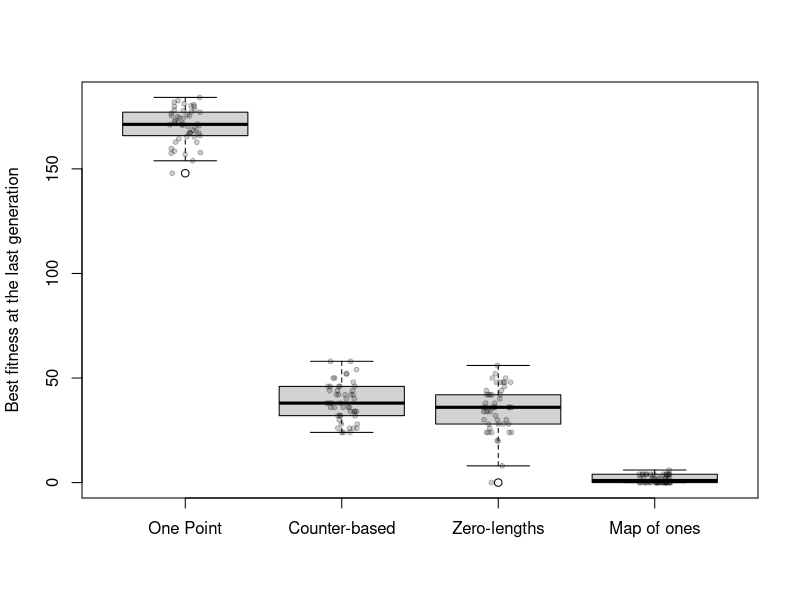
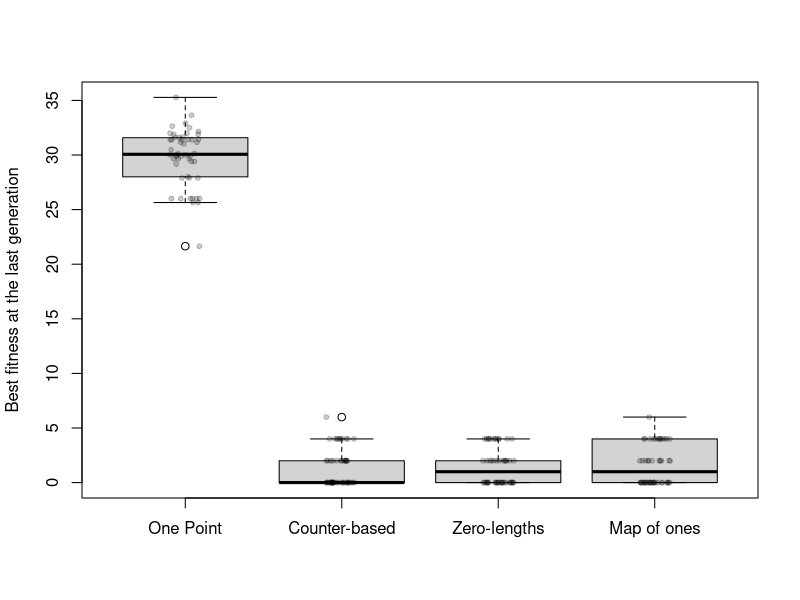
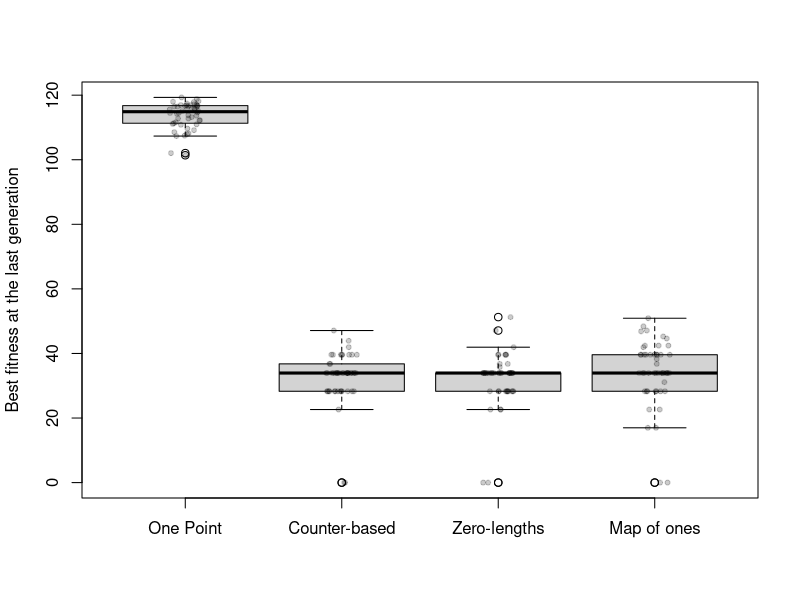

Write R code to recreate these figures, in order.
data <- read.csv("all_results.csv", header=FALSE, sep="\t")
names <- c("One Point", "Counter-based", "Zero-lengths", "Map of ones")

pdf("plot-oa_16_15_2_4.pdf")
boxplot(data[1:4], names=names, ylab="Best fitness at the last generation")
points(jitter(rep(1, 50), amount=0.1), data$V1, pch=20, col=rgb(0,0,0,0.2))
points(jitter(rep(2, 50), amount=0.1), data$V2, pch=20, col=rgb(0,0,0,0.2))
points(jitter(rep(3, 50), amount=0.1), data$V3, pch=20, col=rgb(0,0,0,0.2))
points(jitter(rep(4, 50), amount=0.1), data$V4, pch=20, col=rgb(0,0,0,0.2))
dev.off()
pdf("plot-oa_16_8_2_4.pdf")
boxplot(data[5:8], names=names, ylab="Best fitness at the last generation")
points(jitter(rep(1, 50), amount=0.1), data$V5, pch=20, col=rgb(0,0,0,0.2))
points(jitter(rep(2, 50), amount=0.1), data$V6, pch=20, col=rgb(0,0,0,0.2))
points(jitter(rep(3, 50), amount=0.1), data$V7, pch=20, col=rgb(0,0,0,0.2))
points(jitter(rep(4, 50), amount=0.1), data$V8, pch=20, col=rgb(0,0,0,0.2))
dev.off()
pdf("plot-oa_16_8_3_2.pdf")
boxplot(data[9:12], names=names, ylab="Best fitness at the last generation")
points(jitter(rep(1, 50), amount=0.1), data$V9, pch=20, col=rgb(0,0,0,0.2))
points(jitter(rep(2, 50), amount=0.1), data$V10, pch=20, col=rgb(0,0,0,0.2))
points(jitter(rep(3, 50), amount=0.1), data$V11, pch=20, col=rgb(0,0,0,0.2))
points(jitter(rep(4, 50), amount=0.1), data$V12, pch=20, col=rgb(0,0,0,0.2))
dev.off()

r <- rep(0, 18)
r[1] <- wilcox.test(data$V1, data$V2)$p.value
r[2] <- wilcox.test(data$V1, data$V3)$p.value
r[3] <- wilcox.test(data$V1, data$V4)$p.value
r[4] <- wilcox.test(data$V2, data$V3)$p.value
r[5] <- wilcox.test(data$V2, data$V4)$p.value
r[6] <- wilcox.test(data$V3, data$V4)$p.value

r[7] <- wilcox.test(data$V5, data$V6)$p.value
r[8] <- wilcox.test(data$V5, data$V7)$p.value
r[9] <- wilcox.test(data$V5, data$V8)$p.value
r[10] <- wilcox.test(data$V6, data$V7)$p.value
r[11] <- wilcox.test(data$V6, data$V8)$p.value
r[12] <- wilcox.test(data$V7, data$V8)$p.value

r[13] <- wilcox.test(data$V9, data$V10)$p.value
r[14] <- wilcox.test(data$V9, data$V11)$p.value
r[15] <- wilcox.test(data$V9, data$V12)$p.value
r[16] <- wilcox.test(data$V10, data$V11)$p.value
r[17] <- wilcox.test(data$V10, data$V12)$p.value
r[18] <- wilcox.test(data$V11, data$V12)$p.value
write.table(r, "pvalues.csv", sep="\t", col.names=FALSE, row.names=FALSE)
